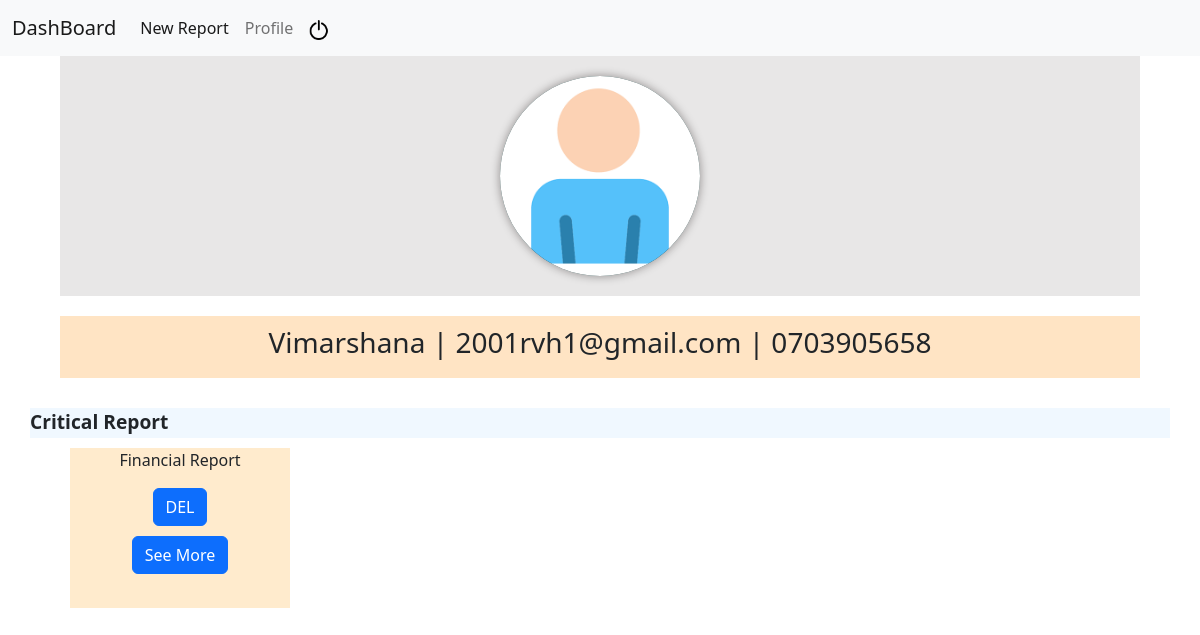
Screenshot of /profile (signed in) with the database file from the repository.
### tables this page shows
CREATE TABLE users(
id INTEGER PRIMARY KEY AUTOINCREMENT,
user_name TEXT NOT NULL,
email TEXT NOT NULL,
hash TEXT NOT NULL,
contact_no TEXT NOT NULL);

CREATE TABLE events(name TEXT NOT NULL, catagory TEXT NOT NULL, starting_date DATE NOT NULL, ending_date DATE NOT NULL, description TEXT, id INTEGER PRIMARY KEY NOT NULL, user_id INTEGER);

### app.py (the view)
@app.route("/profile", methods=["POST", "GET"])
@login_required
def profile():
    if request.method == "POST":
        button = request.form.get("name")
        project_id = request.form.get("id")
        if button == "DEL":
            db.execute("DELETE FROM events WHERE id=?", int(project_id))
            db.execute("DELETE FROM budget_income WHERE project_id=?", int(project_id))
            db.execute("DELETE FROM budget_expenditure WHERE project_id=?", int(project_id))
        return redirect("/profile")
    else:
        user = db.execute("SELECT user_name, email, contact_no FROM users WHERE id=?", int(session["user_id"]))
        catagories = db.execute("SELECT catagory FROM events WHERE user_id=?",int(session["user_id"]))
        list_catagory = []
        for line in catagories:
            list_catagory.append(line["catagory"].title())
        projects = db.execute("SELECT catagory, starting_date, ending_date, description, id, name FROM events WHERE user_id=?",session["user_id"])
        return render_template("profile.html", catagories=sorted(set(list_catagory)), projects=projects, user=user)

### app.py (called while the page is built)
@app.after_request
def after_request(response):
    response.headers["Cache-Control"] = "no-cache, no-store, must-revalidate"
    response.headers["Expires"] = 0
    response.headers["Pragma"] = "no-cache"
    return response

### helper.py (called while the page is built)
def login_required(f):
    @wraps(f)
    def decorated_function(*args, **kwargs):
        if session.get("user_id") is None:
            return redirect("/login")
        return f(*args, **kwargs)
    return decorated_function

### templates/profile.html (shortened to what this page needs)
{% extends "layout.html" %}
{% block head %}
    <link rel="stylesheet" href="static/style/profile.css">
{% endblock %}
{% block main %}
    <div class="details">
        <div class="profile_pic">
            <div id="image_holder">
                <img src="static/img/images.png" alt="">
            </div>
        </div>
        <div class="user_name">
            <h3>{{ user[0]["user_name"] }} | {{ user[0]["email"] }} | {{ user[0]["contact_no"] }}</h3>
        </div>
    </div>
    {% for catagory in catagories %}
    <div class="section">
        {{ catagory }}
    </div>
    <div class="p_container">
        {% for project in projects %}
            {% if project["catagory"].title() == catagory %}
                <div class="p_details">
                    <div>
                        <p">
                            {{ project["name"] }}
                    </div>
                    <form action="/profile" method="post">
                        <input class="btn btn-primary delete" data-confirm='Are you sure to delete {{project["name"]}}?' name="name" type="submit" value="DEL">
                    </form>
                    <div class="submit" style="margin-top: 10px; margin-bottom: 10px;">
                        <a href='/event?id={{ project["id"] }}&report=False' class="btn btn-primary" >See More</a>
                    </div>
                </div>
            {% endif %}
        {% endfor %}
    </div>
    {% endfor %}
{% endblock %}

### static/style/profile.css (style rules this page uses)
.section { width: 95%; height: 30px; margin-left: auto; margin-right: auto; background-color: aliceblue; margin-top: 5px; font-size: larger; font-weight: 900; }
.profile_pic { background-color: rgba(197, 192, 192, 0.39); padding: 20px; width: 90%; margin-left: auto; margin-right: auto; }
#image_holder { background-color: rgb(1, 41, 41); border-radius: 50%; width: 200px; height: 200px; margin-left: auto; margin-right: auto; }
.user_name { padding: 10px; text-align: center; margin-top: 20px; margin-bottom: 30px; height: auto; width: 90%; background-color: bisque; margin-left: auto; margin-right: auto; }
.p_container { width: 90%; margin-left: auto; margin-right: auto; display: flex; }
.p_details { text-align: center; width: 220px; height: 160px; margin: 10px; background-color: blanchedalmond; }
#image_holder img { width: 200px; height: 200px; object-fit: cover; border-radius: 50%; box-shadow: 0 0 10px rgba(14, 7, 7, 0.411); }

### rows the page displays
users: user_name "Vimarshana", email "2001rvh1@gmail.com", contact_no "0703905658"
events: name "Financial Report"

### other values shown
{{ catagory }} "Critical Report"
